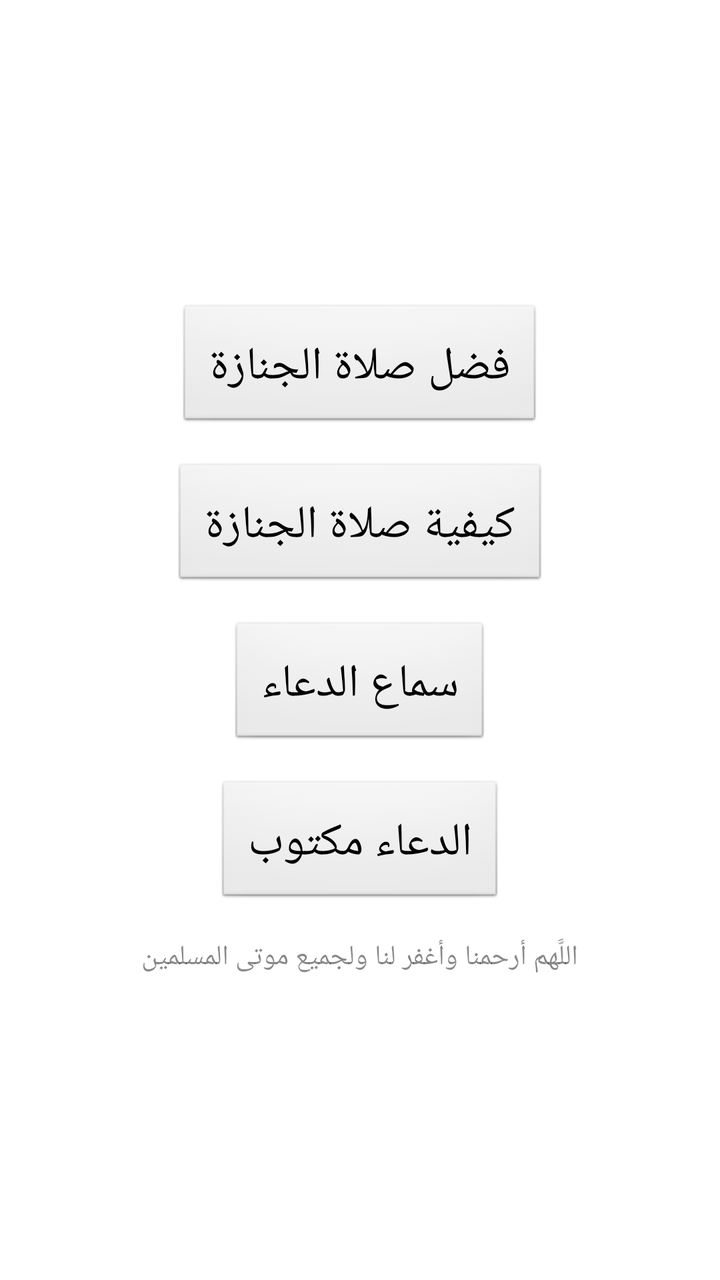
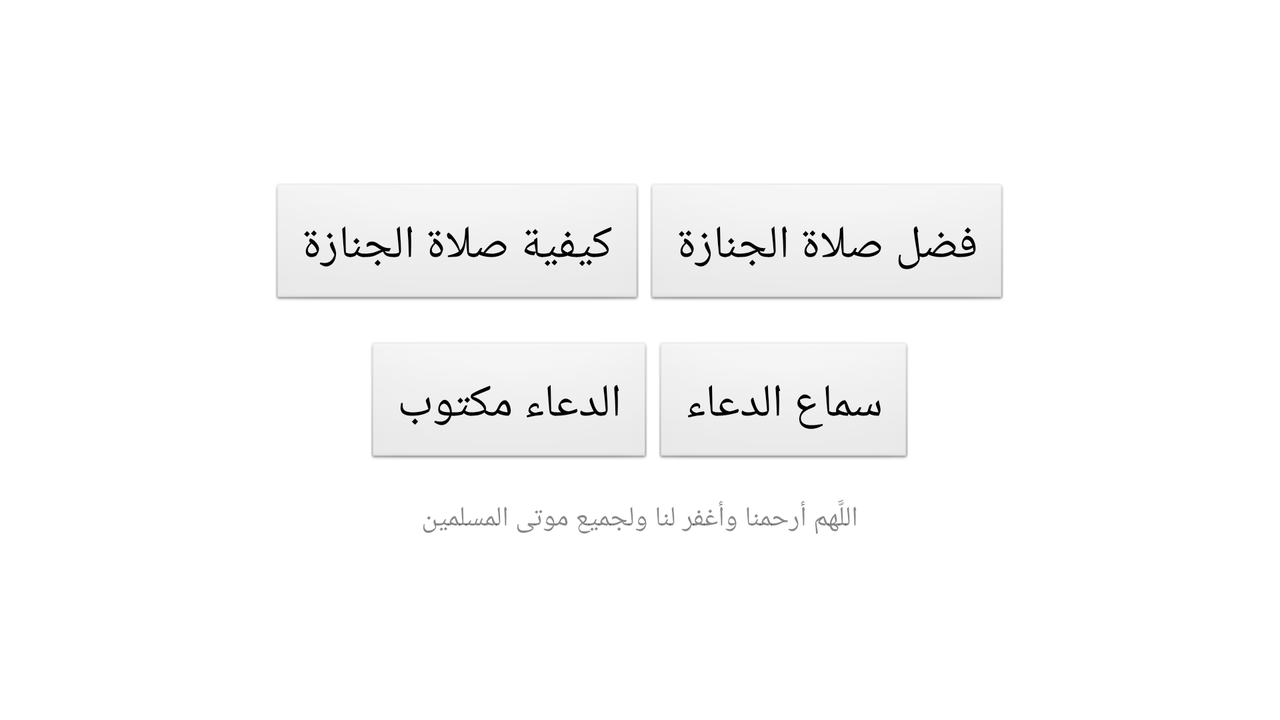

An Android layout and its configuration variant, each rendered on a device that would load it. The default file and the variant file are quoted in full after the pictures.
<!-- AndroidManifest.xml: activity theme android:Theme.NoTitleBar -->
<!-- res/layout/death_entry.xml -->
<ScrollView xmlns:android="http://schemas.android.com/apk/res/android"
    xmlns:tools="http://schemas.android.com/tools"
    android:layout_width="match_parent"
    android:layout_height="match_parent"
    android:background="#ffff"
    >
    <LinearLayout
        android:layout_width="match_parent"
        android:layout_height="match_parent"
        android:gravity="center"
        android:orientation="vertical"
        android:layout_gravity="center_vertical"
        android:weightSum="10"
        tools:context="free.elmasry.death.MainActivity">

        <Button
            android:id="@+id/benefitBtn"
            style="@style/MyButtonEntryStyle"
            android:text="@string/prayer_benefit_str"
             />

        <View
            android:layout_width="match_parent"
            android:layout_height="0dip"
            android:layout_weight="@string/weight_space" />

        <Button
            android:id="@+id/prayBtn"
            style="@style/MyButtonEntryStyle"
            android:text="@string/how_to_pray_str"
             />

        <View
            android:layout_width="match_parent"
            android:layout_height="0dip"
            android:layout_weight="@string/weight_space" />

        <Button
            android:id="@+id/listenDoaaBtn"
            style="@style/MyButtonEntryStyle"
            android:text="@string/listen_doaa_str"
             />

        <View
            android:layout_width="match_parent"
            android:layout_height="0dip"
            android:layout_weight="@string/weight_space" />

        <Button
            android:id="@+id/doaaWrittenBtn"
            style="@style/MyButtonEntryStyle"
            android:text="@string/doaa_written_str"
            />

        <View
            android:layout_width="match_parent"
            android:layout_height="0dip"
            android:layout_weight="@string/weight_margin" />

        <TextView
            android:id="@+id/textView1"
            android:layout_width="wrap_content"
            android:layout_height="wrap_content"
            android:layout_gravity="center"
            android:gravity="center"
            android:text="@string/request_str"
            android:textColor="#7000" />

    </LinearLayout>
</ScrollView>
<!-- resources referenced by this layout -->
<resources>
  <string name="doaa_written_str">الدعاء مكتوب</string>
  <string name="how_to_pray_str">كيفية صلاة الجنازة</string>
  <string name="listen_doaa_str">سماع الدعاء</string>
  <string name="prayer_benefit_str">فضل صلاة الجنازة</string>
  <string name="request_str">اللَّهم أرحمنا وأغفر لنا ولجميع موتى المسلمين</string>
  <string name="weight_margin">1</string>
  <string name="weight_space">0.5</string>
  <style name="MyButtonEntryStyle">
          <item name="android:layout_height">wrap_content</item>
          <item name="android:layout_width">wrap_content</item>
          <item name="android:textSize">@dimen/text_size</item>
          <item name="android:layout_gravity">center_horizontal</item>
          <item name="android:padding">@dimen/padding</item>
          <item name="android:layout_marginBottom">@dimen/padding</item>
      </style>
  <dimen name="text_size">23sp</dimen>
  <dimen name="padding">16dp</dimen>
</resources>
<!-- res/layout-land/death_entry.xml (the repository's variant of the layout above) -->
<!-- drawn on the phone turned sideways -->
<?xml version="1.0" encoding="utf-8"?>
<ScrollView xmlns:android="http://schemas.android.com/apk/res/android"
    android:layout_width="match_parent"
    android:layout_height="match_parent"
    android:background="#ffff"
    >

    <LinearLayout
        android:layout_width="match_parent"
        android:layout_height="match_parent"
        android:gravity="center"
        android:layout_gravity="center_vertical"
        android:orientation="vertical"
        android:weightSum="10">

        <LinearLayout
            android:layout_width="match_parent"
            android:layout_height="wrap_content"
            android:gravity="center"
            android:orientation="horizontal">

            <Button
                android:id="@+id/prayBtn"
                style="@style/MyButtonEntryStyle"
                android:text="@string/how_to_pray_str" />

            <Button
                android:id="@+id/benefitBtn"
                style="@style/MyButtonEntryStyle"
                android:text="@string/prayer_benefit_str" />

        </LinearLayout>

        <View
            android:layout_width="match_parent"
            android:layout_height="0dip"
            android:layout_weight="@string/weight_space" />

        <LinearLayout
            android:layout_width="match_parent"
            android:layout_height="wrap_content"
            android:gravity="center"
            android:orientation="horizontal">

            <Button
                android:id="@+id/doaaWrittenBtn"
                style="@style/MyButtonEntryStyle"
                android:text="@string/doaa_written_str" />

            <Button
                android:id="@+id/listenDoaaBtn"
                style="@style/MyButtonEntryStyle"
                android:text="@string/listen_doaa_str" />
        </LinearLayout>

        <View
            android:layout_width="match_parent"
            android:layout_height="0dip"
            android:layout_weight="@string/weight_margin" />

        <TextView
            android:id="@+id/textView1"
            android:layout_width="wrap_content"
            android:layout_height="wrap_content"
            android:layout_gravity="center"
            android:gravity="center"
            android:text="@string/request_str"
            android:textColor="#7000" />

    </LinearLayout>
</ScrollView>
